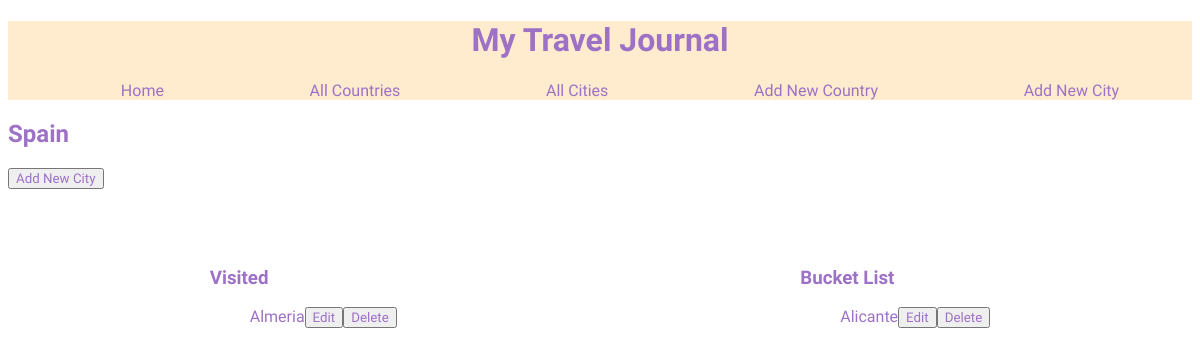
The page /countries/4 on the database its author committed.
### tables this page shows
CREATE TABLE countries (
    id INTEGER PRIMARY KEY AUTOINCREMENT,
    name VARCHAR,
    visited BOOLEAN DEFAULT FALSE
);

CREATE TABLE cities (
    ID INTEGER PRIMARY KEY AUTOINCREMENT,
    name VARCHAR,
    visited BOOLEAN DEFAULT FALSE,
    country_id INTEGER NOT NULL,
        FOREIGN KEY (country_id)
            REFERENCES countries(id)
        
);

### controllers/countries_controller.py (the view)
@countries_blueprint.route("/countries/<id>", methods = ['GET'])
def show_country(id):
    all_countries = country_repository.select_all()
    country = country_repository.select(id)
    cities = country_repository.cities(country)
    return render_template("countries/show.html", all_countries = all_countries, country = country, cities = cities)

### db/run_sql.py (called while the page is built)
def get_db():
    path = os.path.dirname(os.path.abspath(__file__))
    db = os.path.join(path, "travel_manager.db")
    conn = sqlite3.connect(db)
    conn.execute("PRAGMA foreign_keys = 1")
    conn.row_factory = sqlite3.Row
    return conn

def run_sql(sql, values=[]):
    db = get_db()
    cursor =db.cursor()
    cursor.execute(sql, values)
    results = cursor.fetchall()
    db.commit()
    db.close()
    return results

### repositories/country_repository.py (called while the page is built)
def select_all():
    countries = []
    sql = "SELECT * FROM countries"
    results = run_sql(sql)
    for row in results:
        visited = True if row['visited'] == 1 else False
        country = Country(row['name'], visited, row['id'])
        countries.append(country)
    return countries

def select(id):
    country = None
    sql = "SELECT * FROM countries WHERE id = ?"
    values = [id]
    results = run_sql(sql, values)[0]
    if results is not None:
        visited = True if results['visited'] == 1 else False
        country = Country(results['name'], visited, results['id'])
    return country

def cities(country):
    cities = []
    sql = "SELECT * FROM cities WHERE country_id = ?"
    values = [country.id]
    results = run_sql(sql, values)
    for row in results:
        visited = True if row['visited'] == 1 else False
        city = City(row['name'], country.name, visited, row['id'])
        cities.append(city)
    return cities

### templates/countries/show.html
{% extends "base.html" %}
{% block content %}
<h2 class="headings">{{country.name}}</h2>
<form action="/countries/{{country.id}}/new", method = GET>
    <button>Add New City</button>
</form>
    <section class="flexme">
        <div>
            <h3 class = "headings">Visited</h3>
                {% for city in cities %}
                {% if city.visited == True %}
                    <ul class="lists">
                        <li><a href="/cities/{{city.id}}">{{city.name}}</a></li>
                        <li>
                            <button><a href="/cities/{{city.id}}/edit">Edit</a></button>
                        </li>
                        <li>
                        <form action="/cities/{{city.id}}/delete" method ="POST">
                            <button> Delete
                            </button>
                        </form>
                        </li>
                    </ul>
                {% endif %}
                {% endfor %}
        </div>
        <div>
            <h3 class = "headings">Bucket List</h3>
                {% for city in cities %}
                {% if city.visited == False %}
                <ul class="lists">
                    <li><a href="/cities/{{city.id}}">{{city.name}}</a></li>
                    <li>
                        <button><a href="/cities/{{city.id}}/edit">Edit</a></button>
                    </li>
                    <li>
                        <form action="/cities/{{city.id}}/delete" method ="POST">
                        <button>
                                Delete
                        </button>
                    </form>
                    </li>
                </ul>
                {% endif %}
                {% endfor %}
        </div>
</section>
{% endblock %}

### static/base.css (style rules this page uses)
.container .headings { color: rgb(157, 113, 198); font-family: 'Coming Soon', cursive; }
.container .lists li a { text-decoration:none; color: rgb(157, 113, 198); font-family: 'Coming Soon', cursive; }
.container .lists li { text-decoration:none; color: rgb(157, 113, 198); font-family: 'Coming Soon', cursive; }
.container .lists { list-style: none; display: flex; flex-direction: row; justify-content: space-between; }
.container .flexme { display: flex; flex-direction: row; justify-content: space-around; align-content: center; padding-top: 5%; }
.container button { text-decoration:none; color: rgb(157, 113, 198); font-family: 'Coming Soon', cursive; display: flex; justify-content: space-between; }

### rows shown on the page
countries: name "Spain"
cities: name "Almeria"
cities: name "Alicante"
